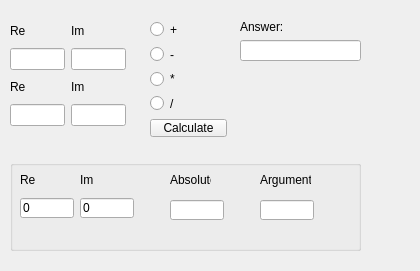
<?xml version="1.0" encoding="UTF-8"?>
<ui version="4.0">
 <class>Form</class>
 <widget class="QWidget" name="Form">
  <property name="geometry">
   <rect>
    <x>0</x>
    <y>0</y>
    <width>420</width>
    <height>271</height>
   </rect>
  </property>
  <property name="windowTitle">
   <string>Form</string>
  </property>
  <widget class="QWidget" name="gridLayoutWidget">
   <property name="geometry">
    <rect>
     <x>10</x>
     <y>20</y>
     <width>116</width>
     <height>111</height>
    </rect>
   </property>
   <layout class="QGridLayout" name="gridLayout">
    <item row="1" column="1">
     <widget class="QLineEdit" name="lineEdit_firstIm"/>
    </item>
    <item row="3" column="0">
     <widget class="QLineEdit" name="lineEdit_secondRe"/>
    </item>
    <item row="0" column="0">
     <widget class="QLabel" name="label">
      <property name="maximumSize">
       <size>
        <width>20</width>
        <height>20</height>
       </size>
      </property>
      <property name="text">
       <string>Re</string>
      </property>
     </widget>
    </item>
    <item row="0" column="1">
     <widget class="QLabel" name="label_2">
      <property name="text">
       <string>Im</string>
      </property>
     </widget>
    </item>
    <item row="1" column="0">
     <widget class="QLineEdit" name="lineEdit_firstRe"/>
    </item>
    <item row="3" column="1">
     <widget class="QLineEdit" name="lineEdit_secondIm"/>
    </item>
    <item row="2" column="0">
     <widget class="QLabel" name="label_3">
      <property name="maximumSize">
       <size>
        <width>20</width>
        <height>20</height>
       </size>
      </property>
      <property name="text">
       <string>Re</string>
      </property>
     </widget>
    </item>
    <item row="2" column="1">
     <widget class="QLabel" name="label_4">
      <property name="maximumSize">
       <size>
        <width>20</width>
        <height>20</height>
       </size>
      </property>
      <property name="text">
       <string>Im</string>
      </property>
     </widget>
    </item>
   </layout>
  </widget>
  <widget class="QWidget" name="verticalLayoutWidget">
   <property name="geometry">
    <rect>
     <x>150</x>
     <y>20</y>
     <width>77</width>
     <height>117</height>
    </rect>
   </property>
   <layout class="QVBoxLayout" name="verticalLayout">
    <item>
     <widget class="QRadioButton" name="radioButton_plus">
      <property name="text">
       <string>+</string>
      </property>
     </widget>
    </item>
    <item>
     <widget class="QRadioButton" name="radioButton_minus">
      <property name="text">
       <string>-</string>
      </property>
     </widget>
    </item>
    <item>
     <widget class="QRadioButton" name="radioButton_mult">
      <property name="text">
       <string>*</string>
      </property>
     </widget>
    </item>
    <item>
     <widget class="QRadioButton" name="radioButton_div">
      <property name="text">
       <string>/</string>
      </property>
     </widget>
    </item>
    <item>
     <widget class="QPushButton" name="pushButton_calculate">
      <property name="text">
       <string>Calculate</string>
      </property>
     </widget>
    </item>
   </layout>
  </widget>
  <widget class="QWidget" name="verticalLayoutWidget_2">
   <property name="geometry">
    <rect>
     <x>240</x>
     <y>20</y>
     <width>121</width>
     <height>41</height>
    </rect>
   </property>
   <layout class="QVBoxLayout" name="verticalLayout_2">
    <item>
     <widget class="QLabel" name="label_5">
      <property name="text">
       <string>Answer:</string>
      </property>
     </widget>
    </item>
    <item>
     <widget class="QLineEdit" name="lineEdit_Answer"/>
    </item>
   </layout>
  </widget>
  <widget class="QGroupBox" name="groupBox">
   <property name="geometry">
    <rect>
     <x>10</x>
     <y>160</y>
     <width>351</width>
     <height>91</height>
    </rect>
   </property>
   <property name="title">
    <string/>
   </property>
   <widget class="QLineEdit" name="lineEdit_thirdRe">
    <property name="geometry">
     <rect>
      <x>10</x>
      <y>38</y>
      <width>54</width>
      <height>20</height>
     </rect>
    </property>
    <property name="text">
     <string>0</string>
    </property>
   </widget>
   <widget class="QLineEdit" name="lineEdit_thirdIm">
    <property name="geometry">
     <rect>
      <x>70</x>
      <y>38</y>
      <width>54</width>
      <height>20</height>
     </rect>
    </property>
    <property name="text">
     <string>0</string>
    </property>
   </widget>
   <widget class="QLabel" name="label_6">
    <property name="geometry">
     <rect>
      <x>70</x>
      <y>10</y>
      <width>54</width>
      <height>20</height>
     </rect>
    </property>
    <property name="text">
     <string>Im</string>
    </property>
   </widget>
   <widget class="QLabel" name="label_7">
    <property name="geometry">
     <rect>
      <x>10</x>
      <y>10</y>
      <width>20</width>
      <height>20</height>
     </rect>
    </property>
    <property name="maximumSize">
     <size>
      <width>20</width>
      <height>20</height>
     </size>
    </property>
    <property name="text">
     <string>Re</string>
    </property>
   </widget>
   <widget class="QLineEdit" name="lineEdit_Absolute">
    <property name="geometry">
     <rect>
      <x>160</x>
      <y>40</y>
      <width>54</width>
      <height>20</height>
     </rect>
    </property>
   </widget>
   <widget class="QLabel" name="label_8">
    <property name="geometry">
     <rect>
      <x>160</x>
      <y>10</y>
      <width>41</width>
      <height>20</height>
     </rect>
    </property>
    <property name="maximumSize">
     <size>
      <width>100</width>
      <height>100</height>
     </size>
    </property>
    <property name="text">
     <string>Absolute</string>
    </property>
   </widget>
   <widget class="QLineEdit" name="lineEdit_Argument">
    <property name="geometry">
     <rect>
      <x>250</x>
      <y>40</y>
      <width>54</width>
      <height>20</height>
     </rect>
    </property>
   </widget>
   <widget class="QLabel" name="label_9">
    <property name="geometry">
     <rect>
      <x>250</x>
      <y>10</y>
      <width>51</width>
      <height>20</height>
     </rect>
    </property>
    <property name="maximumSize">
     <size>
      <width>100</width>
      <height>100</height>
     </size>
    </property>
    <property name="text">
     <string>Argument</string>
    </property>
   </widget>
  </widget>
 </widget>
 <resources/>
 <connections/>
</ui>
